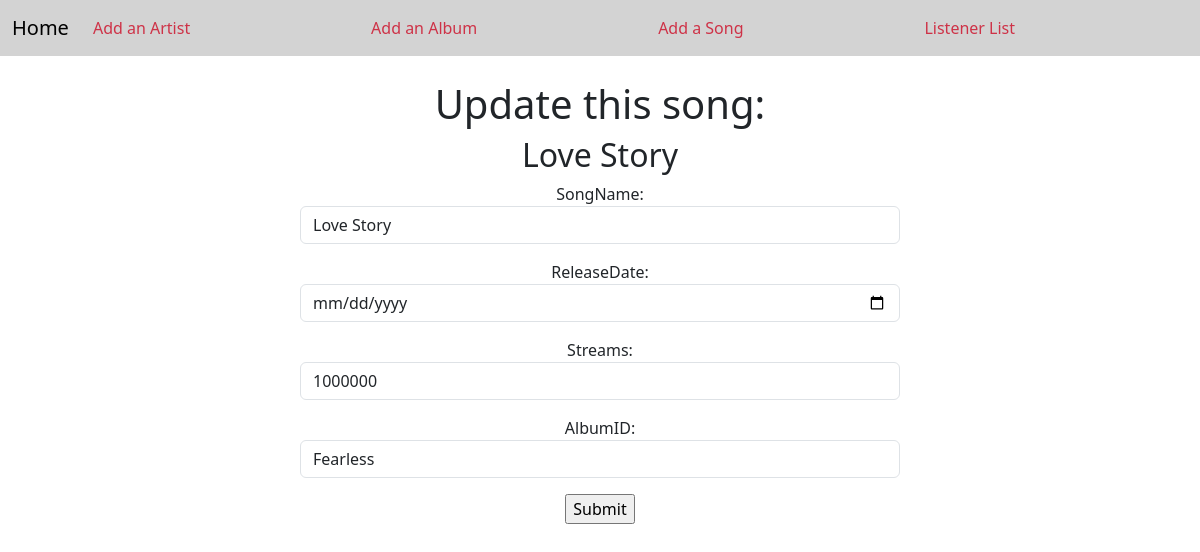
/updateSong/4, run on the app's committed database.
### myapp/models.py (models this page shows, shortened)
class Song(models.Model):
    songID = models.AutoField(primary_key=True)
    songName = models.CharField(max_length=200)
    length = models.DurationField()
    genre = models.ForeignKey('Genre',max_length=100, on_delete=models.CASCADE)
    releaseDate = models.DateField()
    streams = models.IntegerField()
    artistID = models.ForeignKey('Artist', on_delete=models.CASCADE)
    albumID = models.ForeignKey('Album', on_delete=models.CASCADE)

class Album(models.Model):
    albumID = models.AutoField(primary_key=True)
    albumName = models.CharField(max_length=200)
    numberOfSongs = models.IntegerField(default=0)
    length = models.DurationField(default=0)
    releaseDate = models.DateField()
    description = models.TextField()
    totalStreams = models.IntegerField(default=0)
    averageStreams = models.IntegerField(default=0)
    genre = models.ForeignKey('Genre', on_delete=models.CASCADE)
    artistID = models.ForeignKey(Artist, on_delete=models.CASCADE)
    def __str__(self) -> str:
        return self.albumName

### myapp/views.py (the view)
# urls.py: path("updateSong/<songID>", views.update_song_view, name="updateSong"),
def update_song_view(request, songID):
    song = Song.objects.get(pk=songID)
    form = SongForm(request.POST or None, instance=song)
    if form.is_valid():
            form.save()
            return redirect('home')
    return render(request, 'myapp/updateSong.html', {
        "song": song,
        "form": form
    })

### myapp/forms.py (shortened to what this page needs)
class SongForm(forms.ModelForm):
    class Meta:
        model = Song
        fields = ['songName', 'releaseDate', 'streams', 'albumID']
        widgets = {
            'songName': forms.TextInput(attrs={'class':'form-control', 'placeholder':"", 'style': 'width:50%'}),
            'length': forms.TextInput(attrs={'class':'form-control', 'placeholder':"", 'style': 'width:50%'}),
            'releaseDate': forms.DateInput(format=('%m/%d/%Y'), attrs={'class':'form-control', 'placeholder':'Select a date', 'type':'date', 'style': 'width:50%'}),
            'streams': forms.NumberInput(attrs={'class': 'form-control', 'style': 'width: 50%'}),
            'albumID': forms.Select(attrs={'class':'form-control', 'placeholder':"", 'style': 'width:50%'})
        }

### myapp/templates/myapp/updateSong.html
{% extends "myapp/layout.html" %} {% load static %} {% block body %}
<center>
  <div id="survey-form">
    <h1>Update this song:</h1>
    <h2>{{song.songName}}</h2>
    <form action="" method="POST">
      {% csrf_token %} {{form.as_p}}
      <input type="submit" value="Submit" class="button" />
    </form>
  </div>
</center>
{% endblock %}

### data on the page
Song: songName "Love Story", streams "1000000"
Album: albumID "Fearless"
